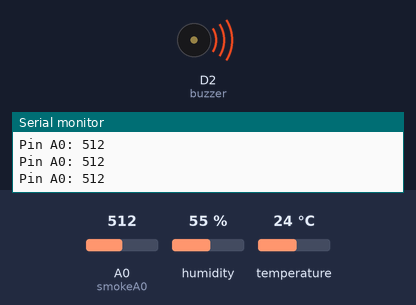
This sketch was run on a simulated ESP8266 (NodeMCU). Shown: buzzer (waves = sounding), the last lines printed to the serial monitor. The inputs (shaded band) are chosen by the test bench; at power-on: A0 (smokeA0) = 512, humidity 55 %, temperature 24 °C. WiFi joins after 1.5 s; servers stay silent unless stated.

Above: at 3.0 s.
3.1 s: A0 (smokeA0) set to 203
4.6 s: A0 (smokeA0) set to 178
At 5.5 s:
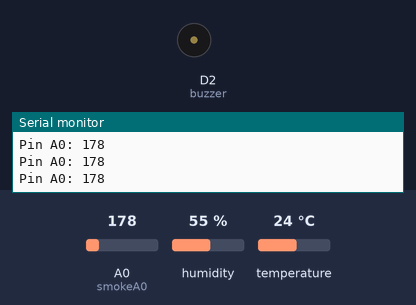
6.1 s: A0 (smokeA0) set to 200
At 7.2 s:
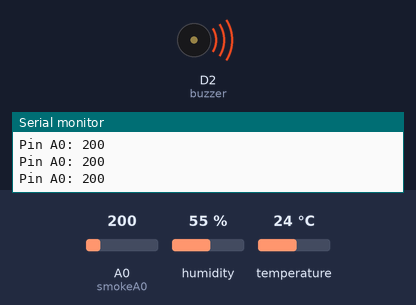
7.6 s: A0 (smokeA0) set to 180
At 8.8 s:
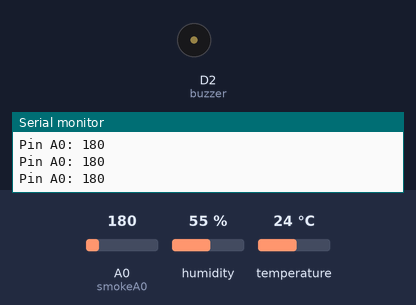
Timing chart, 0 to 10.1 s (numbered marks = the images above; inputs shaded):
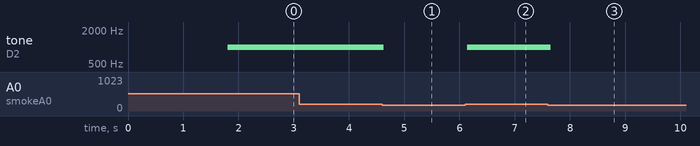

The sketch:

Final.ino
```cpp
#define BLYNK_PRINT Serial


#include <SPI.h>
#include <ESP8266WiFi.h>
#include <BlynkSimpleEsp8266.h>
#include <DHT.h>

// You should get Auth Token in the Blynk App.
char auth[] = "mB0vMTr4OxbRVO7GMyI3UKFvA9TA_ltA";


// Your WiFi credentials.
// Set password to "" for open networks.
char ssid[] = "saibaba";  //Enter your WIFI Name
char pass[] = "12345678";  //Enter your WIFI Password

int buzzer = D2;
int smokeA0 = A0;
#define DHTPIN 2          // D4 pin
// Your threshold value. You might need to change it.
int sensorThres = 190;

// Uncomment whatever type you're using!


#define DHTTYPE DHT22   // DHT 22
DHT dht(DHTPIN, DHTTYPE);
BlynkTimer timer;


void sendSensor()
{
  float h = dht.readHumidity();
  float t = dht.readTemperature(); // or dht.readTemperature(true) for Fahrenheit

  if (isnan(h) || isnan(t)) {
    Serial.println("Failed to read from DHT sensor!");
    return;
  }

  Blynk.virtualWrite(V5, h);
  Blynk.virtualWrite(V6, t);
}

void sendSensor1(){
  int analogSensor = analogRead(smokeA0);

 Serial.print("Pin A0: ");
 Serial.println(analogSensor);
 // Checks if it has reached the threshold value
 if (analogSensor > sensorThres)
 {
   tone(buzzer, 1000, 200);
   Blynk.notify(" Alert: Fire in the Shop");
 }
 else
 {
   noTone(buzzer);
 }
 delay(100);
}

void setup()
{
  pinMode(buzzer, OUTPUT);
 pinMode(smokeA0, INPUT);
  // Debug console
  Serial.begin(115200);
  Blynk.begin(auth, ssid, pass);
  Blynk.notify("The station is ready to use.");
  dht.begin();

  // Setup a function to be called every second
  timer.setInterval(1000L, sendSensor);
}

void loop()
{
  sendSensor1();
  Blynk.run();
  timer.run();
}
```

Measured:
- the behaviour switches between 191 and 190 on A0 (smokeA0) (found by bisection; images 0 and 1)
- after the input at 4.6 s, tone on D2 (buzzer): 1000 Hz → silent at once
- after the input at 6.1 s, tone on D2 (buzzer): silent → 1000 Hz at once
- after the input at 7.6 s, tone on D2 (buzzer): 1000 Hz → silent after 0.05 s
